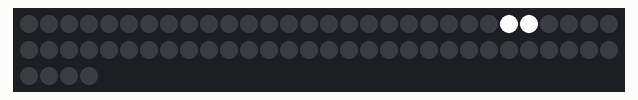
A sketch run on a simulated ATtiny85, built with avr-gcc and run on an emulated ATtiny85. Parts: 64 RGB LEDs in strip order, left to right, continuing on the next row.

Above: at 0.46 s.

The sketch:

free-fall.ino
```cpp
#include <Adafruit_NeoPixel.h>
#ifdef __AVR__
 #include <avr/power.h> // Required for 16 MHz Adafruit Trinket
#endif

#define PIN        3 // On Trinket or Gemma, suggest changing this to 1
#define NUMPIXELS 64 // Popular NeoPixel ring size

Adafruit_NeoPixel pixels(NUMPIXELS, PIN, NEO_GRB + NEO_KHZ800);
float body_size = 2;  // 体の大きさ
float g = -9.8 * 1;  // 重力加速度
float v0 = 0;  // 初速
float time = 0;  // 時間
float last_time = 0;  // 前回の時間
float simulation_time_started = 0;  // 演算のための
float pos = 0;  // 現在の座標
float floor_pos = 0;  // 床の位置
float ceil_pos = NUMPIXELS;  // 天井の位置
int bound_cnt = 0;  // バウンド回数

float free_fall(float _v0, float _g, float _t) {
  return _v0 + _g * _t;
}

void setup() {
#if defined(__AVR_ATtiny85__) && (F_CPU == 16000000)
  clock_prescale_set(clock_div_1);
#endif

  pixels.begin(); // INITIALIZE NeoPixel strip object (REQUIRED)

  time = millis();
  initSimulation();
}

void loop() {
  pixels.clear(); // Set all pixel colors to 'off'

  time = millis();
  simulate();

  for(int i=0; i<NUMPIXELS; i++) { // For each pixel...
    if(
      (float)i < ceil(pos + body_size / 2) &&
      (float)i > floor(pos - body_size / 2)
    ) pixels.setPixelColor(i, pixels.Color(255, 255, 255));
  }
  pixels.show();   // Send the updated pixel colors to the hardware.
  last_time = time;
  delay(1); // Pause before next pass through loop
}

void initSimulation() {
  simulation_time_started = time;
  pos = (float)NUMPIXELS;
  floor_pos = 0;
  g = -9.8 * 1;
}

void simulate() {
  float v = free_fall(v0, g, (time - simulation_time_started) / 1000);
  pos += v;
  if(
    (v <= 0 && pos - body_size / 2 < floor_pos) ||
    (v > 0 && pos + body_size / 2 > ceil_pos)
  ) bound(v);
}

void bound(float v) {
  v0 = -v * .8;
  simulation_time_started = time;
  pos = v < 0 ? floor_pos + body_size / 2 : ceil_pos - body_size / 2;
  bound_cnt++;
}

void reverse() {
  g *= -1;
}

float sign(float v) {
  if(v < 0) return -1;
  else return 1;
}
```
